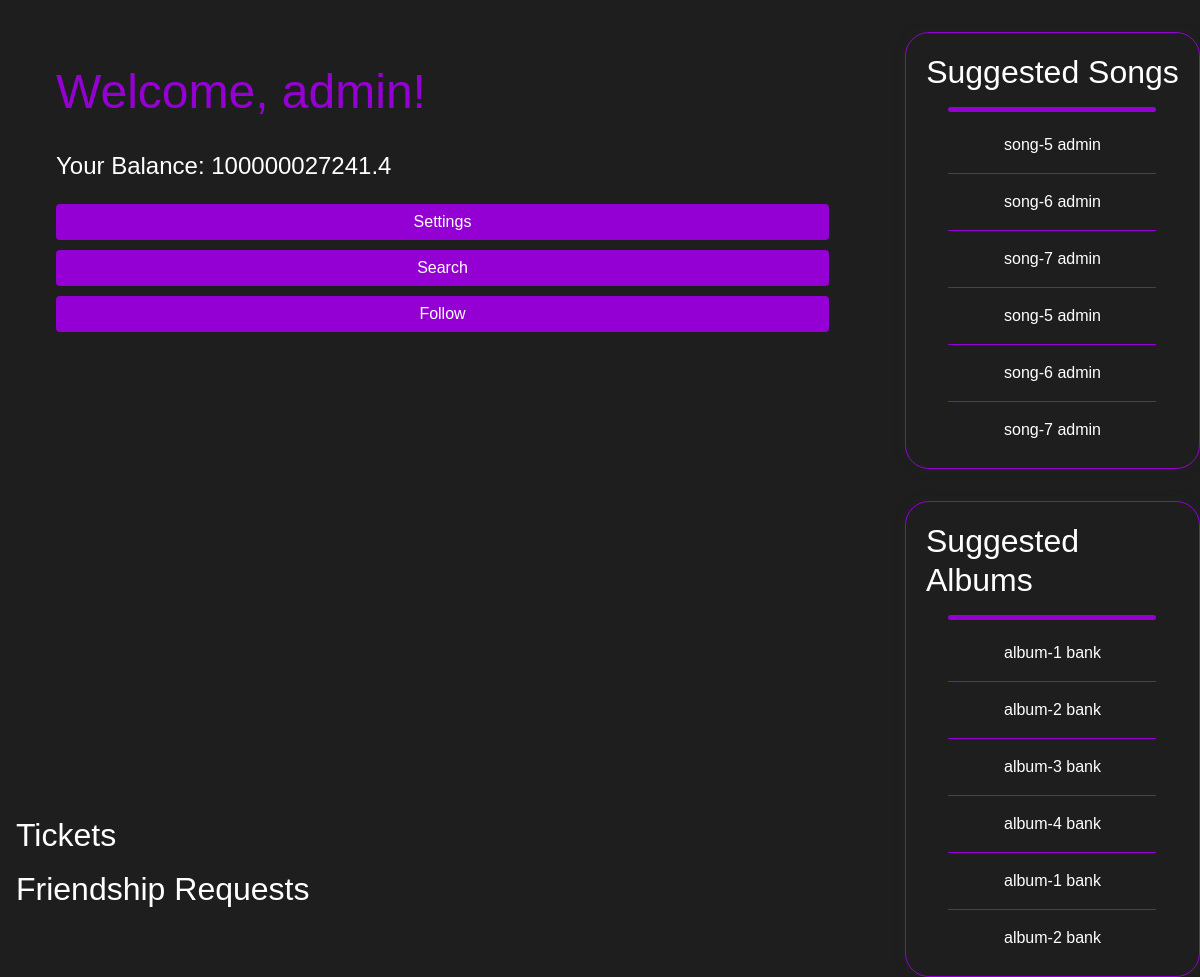
Page /user (signed in) on the earlier database version.
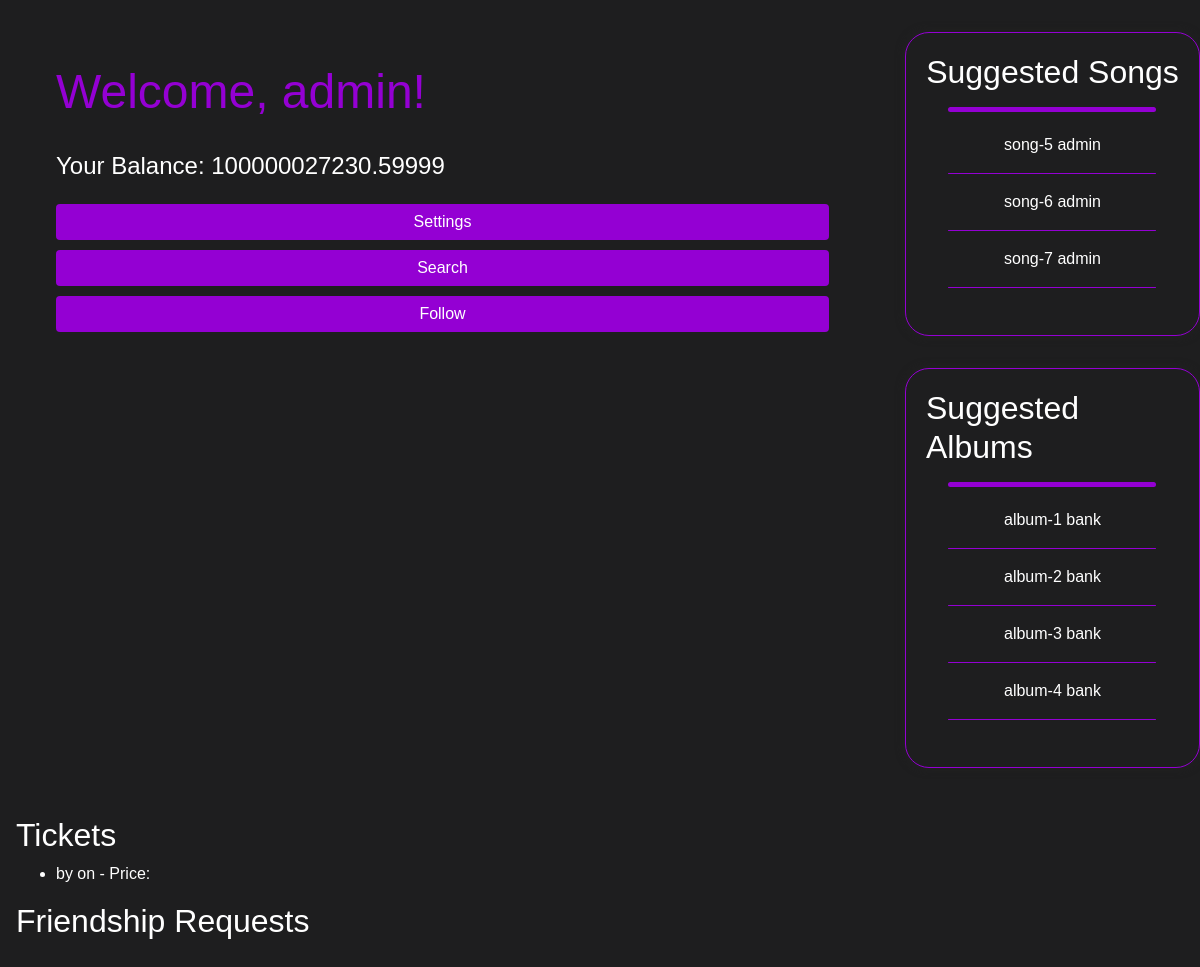
Same page on the later database version.
### tables this page shows
CREATE TABLE SONGS (
                song_id INTEGER PRIMARY KEY AUTOINCREMENT,
                album_id INTEGER,
                name TEXT,
                file TEXT,
                lyrics TEXT,
                release_date DATE,
                age_rating INTEGER CHECK(age_rating >= 9 AND age_rating <= 120),
                genre TEXT,
                duration INTEGER,
                is_limited BOOLEAN DEFAULT 0,
                user_id TEXT,
                FOREIGN KEY (album_id) REFERENCES ALBUM (album_id),
                FOREIGN KEY (user_id) REFERENCES USERS (user_id)
            );

CREATE TABLE ALBUM (
                album_id INTEGER PRIMARY KEY AUTOINCREMENT,
                name TEXT,
                release_date DATE,
                genre TEXT,
                user_id TEXT ,
                FOREIGN KEY (user_id) REFERENCES USERS (user_id)
            );

CREATE TABLE TICKETS (
    ticket_id INTEGER PRIMARY KEY AUTOINCREMENT,
    concert_id INTEGER,
    user_id TEXT,
    ticket_price REAL,
    FOREIGN KEY (concert_id) REFERENCES concerts(concert_id),
    FOREIGN KEY (user_id) REFERENCES users(user_id)
    
    );

### app.py (the view)
@app.route("/user")
def user():
    if "user_id" in session:
        user_id = session["user_id"]
        name = session["name"]
        balance = session["balance"]
        is_premium = session["is_premium"]
        is_artist = session["is_artist"]
        try:
            with sqlite3.connect("database.db") as connect:
                cursor = connect.cursor()
                cursor.execute(
                    """
                    SELECT T.ticket_id, C.name, U.name AS singer_name, C.date, T.ticket_price
                    FROM TICKETS T
                    JOIN concerts C ON T.concert_id = C.concert_id
                    JOIN USERS U ON C.user_id = U.user_id
                    WHERE T.user_id = ?
                    """,
                    (user_id,)
                )
                tickets = cursor.fetchall()
        except Exception as e:
            logging.error(f"Error fetching tickets: {e}")
            tickets = []
            friendship_requests = []
        try:
                cursor.execute(
                    """
                    SELECT s.name, u.name AS artist_name
                    FROM songs s
                    JOIN users u ON s.user_id = u.user_id
                    WHERE s.genre IN (
                        SELECT DISTINCT genre
                        FROM songs
                        WHERE song_id IN (
                            SELECT song_id
                            FROM song_likes
                            WHERE user_id = ?
                        )
                    ) AND s.is_limited = 0
                    GROUP BY s.song_id
                    ORDER BY COUNT(s.song_id) DESC
                    LIMIT 10;
                    """,
                    (user_id,)
                )
                suggested_songs = cursor.fetchall()
                cursor.execute(
                    """
                    SELECT a.name, u.name AS artist_name
                    FROM album a
                    JOIN users u ON a.user_id = u.user_id
                    WHERE a.genre IN (
                        SELECT DISTINCT genre
                        FROM album
                        WHERE album_id IN (
                            SELECT album_id
                            FROM album_likes
                            WHERE user_id = ?
                        )
                    )
                    GROUP BY a.album_id
                    ORDER BY COUNT(a.album_id) DESC
                    LIMIT 10;
                    """,
                    (user_id,)
                )
                suggested_albums = cursor.fetchall()
                cursor.execute(
                """
                SELECT FR.sender_id, U.email AS sender_email
                FROM friendship_requests FR
                JOIN users U ON FR.sender_id = U.user_id
                WHERE FR.receiver_id = ?
                """,
                (user_id,)
            )
                friendship_requests = cursor.fetchall()
        except Exception as e:
            logging.error(f"Error fetching data: {e}")
            suggested_songs = []
            suggested_albums = []
        return render_template(
            "user.html",
            user_id=user_id,
            name=name,
            balance=balance,
            is_premium=is_premium,
            is_artist=is_artist,
            tickets=tickets,
            suggested_songs=suggested_songs,
            suggested_albums=suggested_albums,
            friendship_requests=friendship_requests
        )
    else:
        return redirect(url_for("login"))

### templates/user.html (shortened to what this page needs)
<!DOCTYPE html>
<html lang="en">
<head>
    <link rel="stylesheet" href="https://stackpath.bootstrapcdn.com/bootstrap/4.5.2/css/bootstrap.min.css">
    <link
      rel="stylesheet"
      href="https://stackpath.bootstrapcdn.com/bootstrap/4.5.2/css/bootstrap.min.css"
    />
    <link
      rel="stylesheet"
      type="text/css"
      href="{{ url_for('static', filename='css/style.css') }}"
    />
</head>
<body>
    <div class="container-user">
      <div class="left-column">
        <div class="main">
            <div class="welcome">Welcome, {{ name }}!</div>
            <div class="balance">Your Balance: {{ balance }}</div>
            <div class="menu-buttons">
                <button class="btn btn-custom" onclick="openNav()">Settings</button>
                {% if is_premium %}
                    <button class="btn btn-custom" onclick="location.href='{{ url_for('search') }}'">Search</button>
                    <button class="btn btn-custom" onclick="location.href='{{ url_for('follows') }}'">Follow</button>
                {% endif %}
            </div>
        </div>
      </div>
      <div class="right-column">
        <div class="block-1">
          <h2>Suggested Songs</h2>
          <hr class="main-hr">
          <div class="song-list">
            {% for name, artist_name in suggested_songs %}
            <p>{{ name }}    {{ artist_name }}</p><hr class="sugestion-hr">
            {% endfor %}
          </div>
        </div>
        <div class="block-2">
          <h2>Suggested Albums</h2>
          <hr class="main-hr">
          <div class="album-list">
            {% for name, artist_name in suggested_albums %}
            <p>{{ name }}    {{ artist_name }}</p><hr class="sugestion-hr">
            {% endfor %}
          </div>
        </div>
      </div>
    </div>
    <div class="main">
        {% if is_premium %}
        <h2>Tickets</h2>
        <ul>
            {% for ticket in tickets %}
                <li>{{ ticket.name }} by {{ ticket.singer_name }} on {{ ticket.date }} - Price: {{ ticket.ticket_price }}</li>
            {% endfor %}
        </ul>
        <h2>Friendship Requests</h2>
        {% endif %}
    </div>
  </body>
</html>

Differences in the rows shown:
no longer on this page (row edited): SONGS: name "song-5", artist_name "admin"
removed SONGS: name "song-6", artist_name "admin"
removed SONGS: name "song-7", artist_name "admin"
no longer on this page (row edited): ALBUM: name "album-1", artist_name "bank"
removed ALBUM: name "album-2", artist_name "bank"
Other differences:
{{ balance }}: "100000027241.4" → "100000027230.59999"
